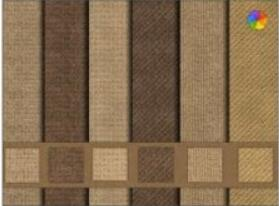
#> input picture opencv_test/image_processing/a.jpg, 279 x 206 px
$ python geometric_transformations.py
#> lines starting #> are read from the running program, lines starting #| are printed output that depends on the picture
# 几何转换
import cv2 as cv
import matplotlib.pyplot as plt
import numpy as np

# cv.resize()缩放
img = cv.imread('a.jpg')
#> img is the input picture: shape (206, 279, 3); mean B, G, R 79.9, 109, 134
res = cv.resize(img, None, fx=1 / 2, fy=1 / 2, interpolation=cv.INTER_CUBIC)
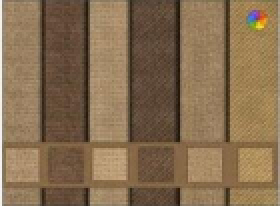
#> res: shape (103, 140, 3) (shown 2 times larger); mean B, G, R 80, 109.2, 134.2
cv.imshow('a', res)
# OR
height, width = img.shape[:2]
#> height = 206; width = 279
res = cv.resize(img, (2 * width, 2 * height), interpolation=cv.INTER_CUBIC)
#> res: shape (412, 558, 3)
cv.imshow('b', res)
k = cv.waitKey(0) & 0xFF
#> (key q is pressed here)
if k == ord('q'):
    cv.destroyAllWindows()

# cv.warpaffine()平移:第三个参数是输出图像的大小
img = cv.imread('a.jpg', 0)
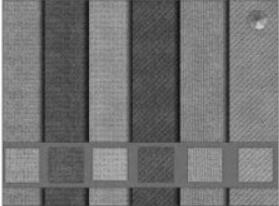
#> img: shape (206, 279); min 12, max 255, mean 113.2
rows, cols = img.shape
#> rows = 206; cols = 279
M = np.float32([[1, 0, 50], [0, 1, 50]])
dst = cv.warpAffine(img, M, (cols, rows))
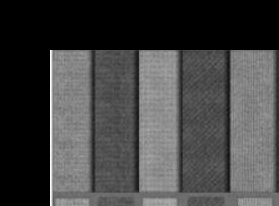
#> dst: shape (206, 279); min 0, max 255, mean 66.9
cv.imshow('img', dst)
k = cv.waitKey(0) & 0xFF
#> (key q is pressed here)
if k == ord('q'):
    cv.destroyAllWindows()

# cv.getRotationMatrix2D旋转
img = cv.imread('a.jpg', 0)
rows, cols = img.shape
# cols-1和rows-1是坐标极限。
M = cv.getRotationMatrix2D(((cols - 1) / 2.0, (rows - 1) / 2.0), 180, 1)
dst = cv.warpAffine(img, M, (cols, rows))
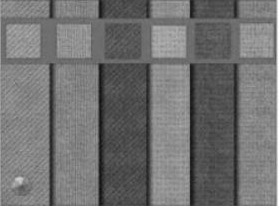
#> dst: shape (206, 279); min 12, max 255, mean 113.2
cv.imshow('img', dst)
k = cv.waitKey(0) & 0xFF
#> (key q is pressed here)
if k == ord('q'):
    cv.destroyAllWindows()

# 仿射变换
img = cv.imread('a.jpg')
rows, cols, ch = img.shape
#> ch = 3
pts1 = np.float32([[50, 50], [200, 50], [50, 200]])
pts2 = np.float32([[10, 100], [200, 50], [100, 250]])
M = cv.getAffineTransform(pts1, pts2)
dst = cv.warpAffine(img, M, (cols, rows))
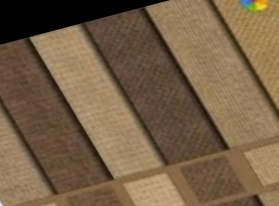
#> dst: shape (206, 279, 3); mean B, G, R 70.5, 95.8, 118.6
plt.subplot(121), plt.imshow(img), plt.title('Input')
plt.subplot(122), plt.imshow(dst), plt.title('Output')
plt.show()
#> figure, not shown here; B, G, R data is drawn as R, G, B
cv.imshow('dst', dst)
cv.imshow('img', img)
k = cv.waitKey(0) & 0xFF
#> (key q is pressed here)
if k == ord('q'):
    cv.destroyAllWindows()

# 透视变换
img = cv.imread('a.jpg')
rows, cols, ch = img.shape
pts1 = np.float32([[56, 65], [368, 52], [28, 387], [389, 390]])
pts2 = np.float32([[0, 0], [300, 0], [0, 300], [300, 300]])
M = cv.getPerspectiveTransform(pts1, pts2)
dst = cv.warpPerspective(img, M, (300, 300))
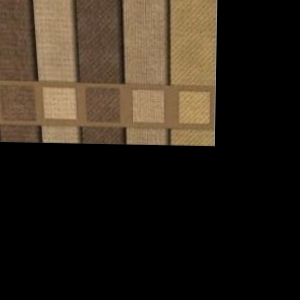
#> dst: shape (300, 300, 3); mean B, G, R 26.5, 36.9, 45.8
plt.subplot(121), plt.imshow(img), plt.title('Input')
plt.subplot(122), plt.imshow(dst), plt.title('Output')
plt.show()
#> figure, not shown here; B, G, R data is drawn as R, G, B
cv.imshow('dst', dst)
cv.imshow('img', img)
k = cv.waitKey(0) & 0xFF
#> (key q is pressed here)
if k == ord('q'):
    cv.destroyAllWindows()

$ run again, with opencv_test/image_processing/apple.jpg copied over opencv_test/image_processing/a.jpg
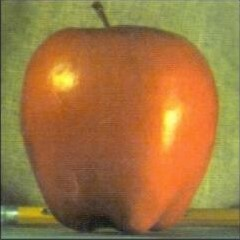
#> input picture opencv_test/image_processing/apple.jpg, 240 x 240 px
#> img is the input picture: shape (240, 240, 3); mean B, G, R 63.8, 117.6, 157.9
#> `img = cv.imread('a.jpg', 0)`:
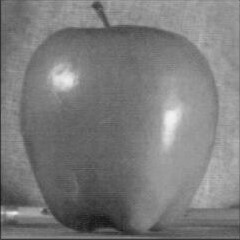
#> img: shape (240, 240); min 22, max 241, mean 123.5
#> `dst = cv.warpPerspective(img, M, (300, 300))`:
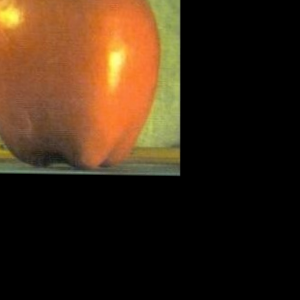
#> dst: shape (300, 300, 3); mean B, G, R 20.6, 39.4, 59.6
